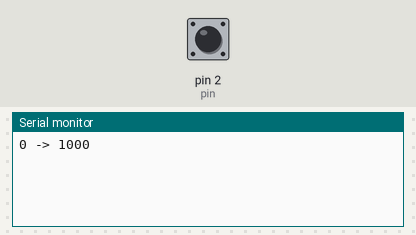
Bench run of a sketch on a simulated Arduino Uno, built with avr-gcc and run on an emulated ATmega328P. On the bench: the last lines printed to the serial monitor. The test bench sets the inputs (shaded band); at power-on: pin 2 (pin) HIGH.

Above: at 1.2 s.
1.3 s: pin 2 (pin) pulled LOW for 0.15 s
At 2.7 s:
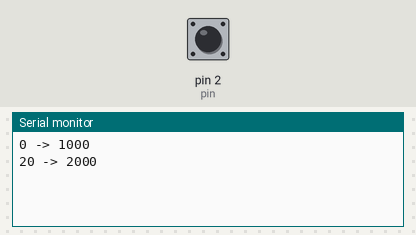
2.9 s: pin 2 (pin) pulled LOW for 1 s
At 3.8 s:
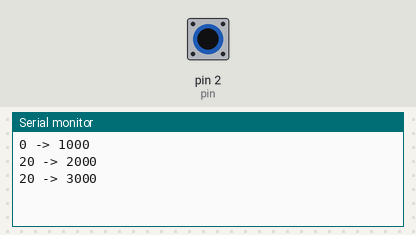
5.4 s: pin 2 (pin) pulled LOW for 0.15 s
At 6.8 s:
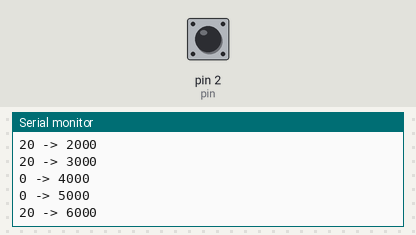
Timing chart, 0 to 8.4 s (numbered marks = the images above; inputs shaded):
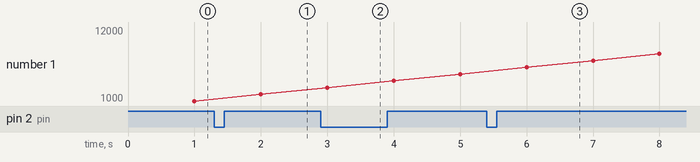

Measured:
- after the input at 1.3 s, the serial monitor: prints a new line after 0.70 s (image 1)
- after the input at 2.9 s, the serial monitor: prints a new line after 0.10 s (image 2)
- after the input at 5.4 s, the serial monitor: prints a new line after 0.60 s (image 3)

The sketch:

IR_tacometer_interrept.ino
```cpp
int pin = 2;
unsigned long int pulse = 0;
//int pin_value,prev_pin_value=LOW;
long unsigned int start_time=0;
int no_of_wing=1;// Change with the prpopeller that you use
void setup() {
  // put your setup code here, to run once:
  pinMode(pin, INPUT_PULLUP);
  Serial.begin(115200);

  attachInterrupt(digitalPinToInterrupt(pin),count,FALLING);
  start_time=millis();
}

void loop() {
  // put your main code here, to run repeatedly
  long unsigned int last_time=millis();

  if(last_time-start_time>=1000){
    detachInterrupt(digitalPinToInterrupt(pin));
    Serial.print(pulse *60/3);
    Serial.print(" -> ");
    Serial.println(last_time);
    pulse=0;
    start_time=last_time;
    attachInterrupt(digitalPinToInterrupt(pin),count,FALLING);
  }

}

void count(){
  pulse++;
}
```
